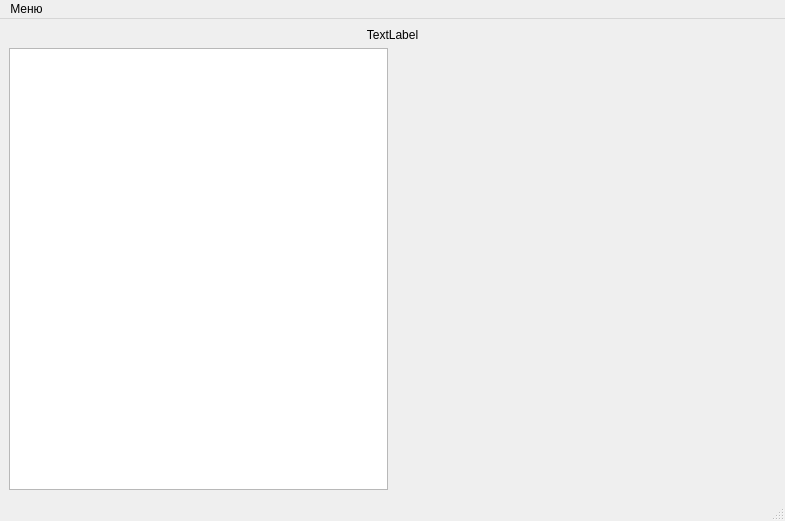
<?xml version="1.0" encoding="UTF-8"?>
<ui version="4.0">
 <class>MainWindow</class>
 <widget class="QMainWindow" name="MainWindow">
  <property name="geometry">
   <rect>
    <x>0</x>
    <y>0</y>
    <width>785</width>
    <height>521</height>
   </rect>
  </property>
  <property name="sizePolicy">
   <sizepolicy hsizetype="Expanding" vsizetype="Expanding">
    <horstretch>0</horstretch>
    <verstretch>0</verstretch>
   </sizepolicy>
  </property>
  <property name="minimumSize">
   <size>
    <width>785</width>
    <height>521</height>
   </size>
  </property>
  <property name="windowTitle">
   <string>MainWindow</string>
  </property>
  <widget class="QWidget" name="centralwidget">
   <layout class="QVBoxLayout" name="verticalLayout">
    <item>
     <widget class="QLabel" name="fileName">
      <property name="text">
       <string>TextLabel</string>
      </property>
      <property name="alignment">
       <set>Qt::AlignCenter</set>
      </property>
     </widget>
    </item>
    <item>
     <layout class="QHBoxLayout" name="horizontalLayout">
      <item>
       <widget class="QPlainTextEdit" name="plainTextEdit"/>
      </item>
      <item>
       <widget class="QWidget" name="webView" native="true">
        <property name="sizePolicy">
         <sizepolicy hsizetype="Expanding" vsizetype="Expanding">
          <horstretch>0</horstretch>
          <verstretch>0</verstretch>
         </sizepolicy>
        </property>
        <property name="minimumSize">
         <size>
          <width>382</width>
          <height>430</height>
         </size>
        </property>
       </widget>
      </item>
     </layout>
    </item>
   </layout>
  </widget>
  <widget class="QMenuBar" name="menubar">
   <property name="geometry">
    <rect>
     <x>0</x>
     <y>0</y>
     <width>785</width>
     <height>30</height>
    </rect>
   </property>
   <widget class="QMenu" name="menu">
    <property name="title">
     <string>Меню</string>
    </property>
    <addaction name="menuOpenFile"/>
    <addaction name="menuSave"/>
    <addaction name="menuSaveAs"/>
    <addaction name="separator"/>
    <addaction name="menuHideEditor"/>
    <addaction name="menuHideWebView"/>
    <addaction name="separator"/>
    <addaction name="menuExit"/>
   </widget>
   <addaction name="menu"/>
  </widget>
  <widget class="QStatusBar" name="statusbar"/>
  <action name="menuSave">
   <property name="text">
    <string>Сохранить</string>
   </property>
  </action>
  <action name="menuSaveAs">
   <property name="text">
    <string>Сохранить как ...</string>
   </property>
  </action>
  <action name="menuOpenFile">
   <property name="text">
    <string>Открыть файл</string>
   </property>
  </action>
  <action name="menuHideEditor">
   <property name="text">
    <string>Скрыть редактор</string>
   </property>
  </action>
  <action name="menuHideWebView">
   <property name="text">
    <string>Скрыть WebView</string>
   </property>
  </action>
  <action name="menuExit">
   <property name="text">
    <string>Выйти</string>
   </property>
  </action>
 </widget>
 <resources/>
 <connections/>
</ui>
